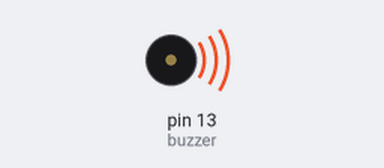
Bench run of a sketch on a simulated Arduino Uno, built with avr-gcc and run on an emulated ATmega328P. Parts: buzzer (waves = sounding, pin HIGH).

Above: at 0.5 s.
Timing chart, 0 to 4.6 s (numbered marks = the images above):
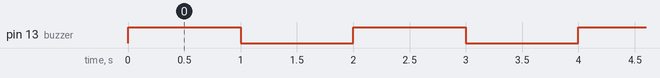

The sketch:

Univcon_buzzer.ino
```cpp
int buzzer = 13;

void setup() {
   pinMode(buzzer, OUTPUT);
}

void loop() {
  digitalWrite(buzzer, HIGH);
  delay(1000);
  digitalWrite(buzzer, LOW);
  delay(1000);
}
```

HMC5883mumet.cpp
```cpp
#include "HMC5883mumet.h"

#include <Wire.h>

void MechaQMC5883::setAddress(uint8_t addr){
  address = addr;
}

void MechaQMC5883::WriteReg(byte Reg,byte val){
  Wire.beginTransmission(address); //start talking
  Wire.write(Reg); // Tell the HMC5883 to Continuously Measure
  Wire.write(val); // Set the Register
  Wire.endTransmission();
}

void MechaQMC5883::init(){
  WriteReg(0x0B,0x01);
  //Define Set/Reset period
  setMode(Mode_Continuous,ODR_200Hz,RNG_8G,OSR_512);
  /*
  Define
  OSR = 512
  Full Scale Range = 8G(Gauss)
  ODR = 200HZ
  set continuous measurement mode
  */
}

void MechaQMC5883::setMode(uint16_t mode,uint16_t odr,uint16_t rng,uint16_t osr){
  WriteReg(0x09,mode|odr|rng|osr);
}


void MechaQMC5883::softReset(){
  WriteReg(0x0A,0x80);
}

/**
 * read values from device
 * @return status value:
 *  - 0:success
 *  - 1:data too long to fit in transmit buffer
 *  - 2:received NACK on transmit of address
 *  - 3:received NACK on transmit of data
 *  - 4:other error
 *  - 8:overflow (magnetic field too strong)
 */
int MechaQMC5883::read(int* x,int* y,int* z){
  Wire.beginTransmission(address);
  Wire.write(0x00);
  int err = Wire.endTransmission();
  if (err) {return err;}
  Wire.requestFrom(address, 7);
  *x = (int)(int16_t)(Wire.read() | Wire.read() << 8);
  *y = (int)(int16_t)(Wire.read() | Wire.read() << 8);
  *z = (int)(int16_t)(Wire.read() | Wire.read() << 8);
  byte overflow = Wire.read() & 0x02;
  return overflow << 2;
}

int MechaQMC5883::read(int* x,int* y,int* z,int* a){
  int err = read(x,y,z);
  *a = azimuth(y,x);
  return err;
}

int MechaQMC5883::read(int* x,int* y,int* z,float* a){
  int err = read(x,y,z);
  *a = azimuth(y,x);
  return err;
}


float MechaQMC5883::azimuth(int *a, int *b){
  float azimuth = atan2((int)*a,(int)*b) * 180.0/PI;
  return azimuth < 0?360 + azimuth:azimuth;
}
```

HMC5883mumet.h
```cpp
#ifndef HMC5883mumet
#define HMC5883mumet

#include "Arduino.h"
#include "Wire.h"

#define QMC5883_ADDR 0x0D


//REG CONTROL

//0x09

#define Mode_Standby    0b00000000
#define Mode_Continuous 0b00000001

#define ODR_10Hz        0b00000000
#define ODR_50Hz        0b00000100
#define ODR_100Hz       0b00001000
#define ODR_200Hz       0b00001100

#define RNG_2G          0b00000000
#define RNG_8G          0b00010000

#define OSR_512         0b00000000
#define OSR_256         0b01000000
#define OSR_128         0b10000000
#define OSR_64          0b11000000


class MechaQMC5883{
public:


void setAddress(uint8_t addr);

void init(); //init qmc5883

void setMode(uint16_t mode,uint16_t odr,uint16_t rng,uint16_t osr); // setting

void softReset(); //soft RESET

int read(int* x,int* y,int* z); //reading
int read(int* x,int* y,int* z,int* a);
int read(int* x,int* y,int* z,float* a);

float azimuth(int* a,int* b);

private:

void WriteReg(uint8_t Reg,uint8_t val);
uint8_t address = QMC5883_ADDR;

};


#endif
```

Measured:
- by itself, pin 13 (buzzer): alternates HIGH for 1.0 s and LOW for 1.0 s
